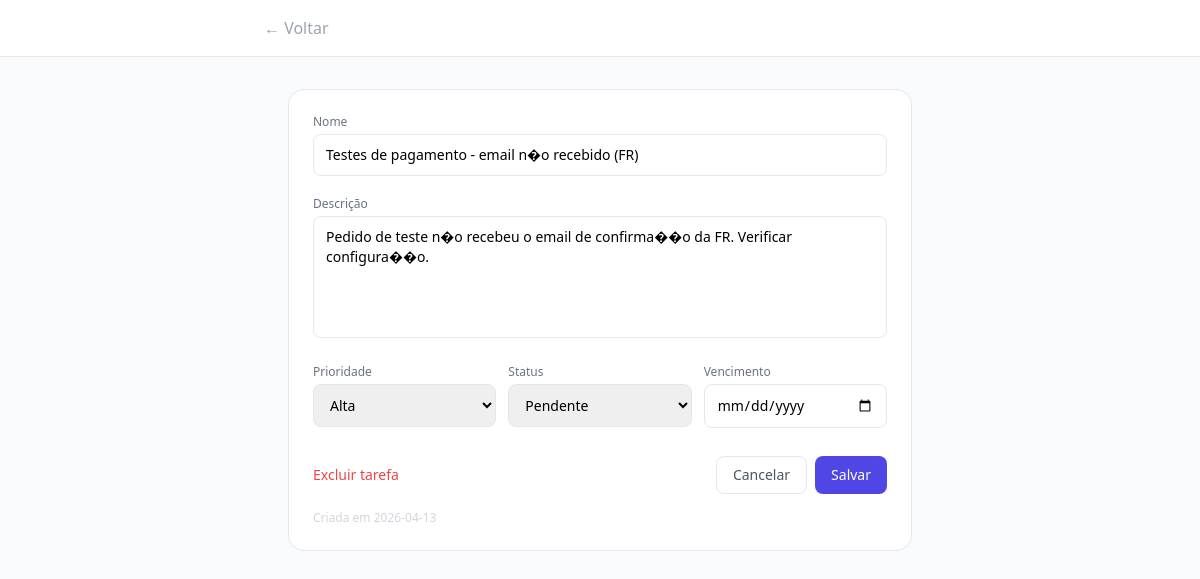
The app's page /tarefa/1 with its own data.
### tables this page shows
CREATE TABLE tarefas (
                id          INTEGER PRIMARY KEY AUTOINCREMENT,
                nome        TEXT NOT NULL,
                descricao   TEXT,
                prioridade  TEXT NOT NULL DEFAULT 'media',
                status      TEXT NOT NULL DEFAULT 'pendente',
                vencimento  TEXT,
                criado_em   TEXT DEFAULT (date('now','localtime'))
            );

### main.py (the view)
@app.get("/tarefa/{tid}", response_class=HTMLResponse)
async def detalhe(request: Request, tid: int):
    with get_db() as conn:
        tarefa = conn.execute("SELECT * FROM tarefas WHERE id=?", (tid,)).fetchone()
    if not tarefa:
        return RedirectResponse("/")
    return templates.TemplateResponse("detalhe.html", {
        "request": request,
        "tarefa":  dict(tarefa),
        "hoje":    date.today().isoformat(),
    })

### templates/detalhe.html (shortened to what this page needs)
<!DOCTYPE html>
<html lang="pt-BR">
<head>
    <script src="https://cdn.tailwindcss.com"></script>
</head>
<body class="bg-gray-50 min-h-screen">
<header class="bg-white border-b border-gray-200 px-6 py-4">
    <div class="max-w-2xl mx-auto flex items-center gap-3">
        <a href="/" class="text-gray-400 hover:text-gray-600 transition-colors">
            ← Voltar
        </a>
    </div>
</header>
<main class="max-w-2xl mx-auto px-6 py-8">
    <div class="bg-white rounded-2xl border border-gray-200 p-6">
        <form method="post" action="/atualizar/{{ tarefa.id }}" class="space-y-5">
            <div>
                <label class="block text-xs font-medium text-gray-500 mb-1">Nome</label>
                <input type="text" name="nome" value="{{ tarefa.nome }}" required
                    class="w-full border border-gray-200 rounded-lg px-3 py-2.5 text-sm font-medium focus:outline-none focus:ring-2 focus:ring-indigo-500">
            </div>
            <div>
                <label class="block text-xs font-medium text-gray-500 mb-1">Descrição</label>
                <textarea name="descricao" rows="5"
                    class="w-full border border-gray-200 rounded-lg px-3 py-2.5 text-sm focus:outline-none focus:ring-2 focus:ring-indigo-500 resize-none">{{ tarefa.descricao or '' }}</textarea>
            </div>
            <div class="grid grid-cols-3 gap-3">
                <div>
                    <label class="block text-xs font-medium text-gray-500 mb-1">Prioridade</label>
                    <select name="prioridade" class="w-full border border-gray-200 rounded-lg px-3 py-2.5 text-sm focus:outline-none focus:ring-2 focus:ring-indigo-500">
                        <option value="alta"   {% if tarefa.prioridade == 'alta'   %}selected{% endif %}>Alta</option>
                    </select>
                </div>
                <div>
                    <label class="block text-xs font-medium text-gray-500 mb-1">Status</label>
                    <select name="status" class="w-full border border-gray-200 rounded-lg px-3 py-2.5 text-sm focus:outline-none focus:ring-2 focus:ring-indigo-500">
                        <option value="pendente"  {% if tarefa.status == 'pendente'  %}selected{% endif %}>Pendente</option>
                    </select>
                </div>
                <div>
                    <label class="block text-xs font-medium text-gray-500 mb-1">Vencimento</label>
                    <input type="date" name="vencimento" value="{{ tarefa.vencimento or '' }}"
                        class="w-full border border-gray-200 rounded-lg px-3 py-2.5 text-sm focus:outline-none focus:ring-2 focus:ring-indigo-500">
                </div>
            </div>
            <div class="flex items-center justify-between pt-2">
                <form method="post" action="/excluir/{{ tarefa.id }}" onsubmit="return confirm('Excluir esta tarefa?')">
                    <button type="submit" class="text-sm text-red-500 hover:text-red-700 transition-colors">
                        Excluir tarefa
                    </button>
                </form>
                <div class="flex gap-2">
                    <a href="/" class="border border-gray-200 text-gray-600 text-sm font-medium px-4 py-2 rounded-lg hover:bg-gray-50 transition-colors">
                        Cancelar
                    </a>
                    <button type="submit" class="bg-indigo-600 hover:bg-indigo-700 text-white text-sm font-medium px-4 py-2 rounded-lg transition-colors">
                        Salvar
                    </button>
                </div>
            </div>
        </form>
        <p class="text-xs text-gray-300 mt-4">Criada em {{ tarefa.criado_em }}</p>
    </div>
</main>
</body>
</html>

### records on screen
tarefas: nome "Testes de pagamento - email n�o recebido (FR)", descricao "Pedido de teste n�o recebeu o email de confirma��o da FR. Verificar configura��o.", prioridade "Alta", status "Pendente", criado_em "2026-04-13"
